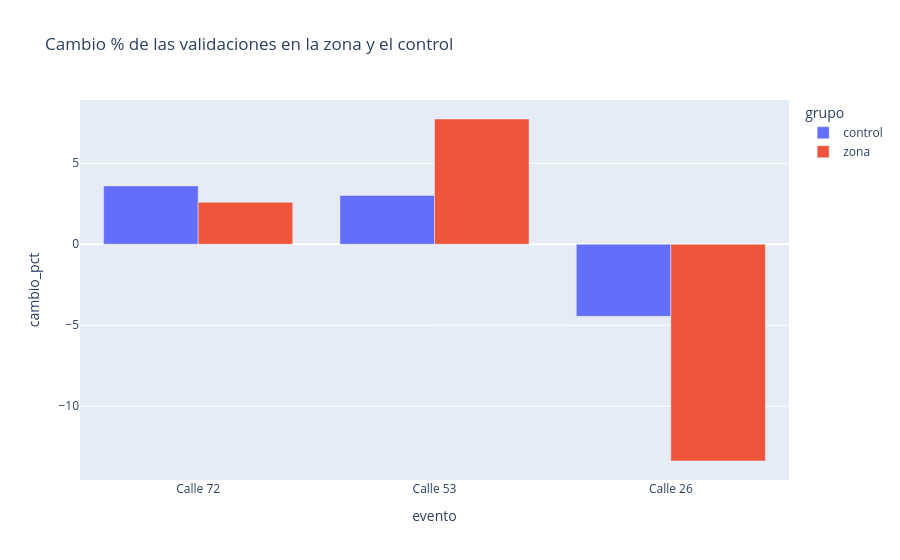

The cell this chart's notebook holds for it:
### Code cell
import plotly.express as px
px.bar(comparaciones,x="evento",y="cambio_pct",color="grupo",barmode="group",title="Cambio % de las validaciones en la zona y el control")

### Figure 1 — Plotly figure (JSON) as saved in the notebook; plotly's stock layout.template omitted (floating-point values rounded to 4 significant figures)
{"data": [{"alignmentgroup": "True", "hovertemplate": "grupo=control<br>evento=%{x}<br>cambio_pct=%{y}<extra></extra>", "legendgroup": "control", "marker": {"color": "#636efa", "pattern": {"shape": ""}}, "name": "control", "offsetgroup": "control", "orientation": "v", "showlegend": true, "textposition": "auto", "type": "bar", "x": ["Calle 72", "Calle 53", "Calle 26"], "xaxis": "x", "y": [3.598, 3.012, -4.454], "yaxis": "y"}, {"alignmentgroup": "True", "hovertemplate": "grupo=zona<br>evento=%{x}<br>cambio_pct=%{y}<extra></extra>", "legendgroup": "zona", "marker": {"color": "#EF553B", "pattern": {"shape": ""}}, "name": "zona", "offsetgroup": "zona", "orientation": "v", "showlegend": true, "textposition": "auto", "type": "bar", "x": ["Calle 72", "Calle 53", "Calle 26"], "xaxis": "x", "y": [2.593, 7.732, -13.38], "yaxis": "y"}], "layout": {"barmode": "group", "legend": {"title": {"text": "grupo"}, "tracegroupgap": 0}, "title": {"text": "Cambio % de las validaciones en la zona y el control"}, "xaxis": {"anchor": "y", "domain": [0, 1], "title": {"text": "evento"}}, "yaxis": {"anchor": "x", "domain": [0, 1], "title": {"text": "cambio_pct"}}}}
